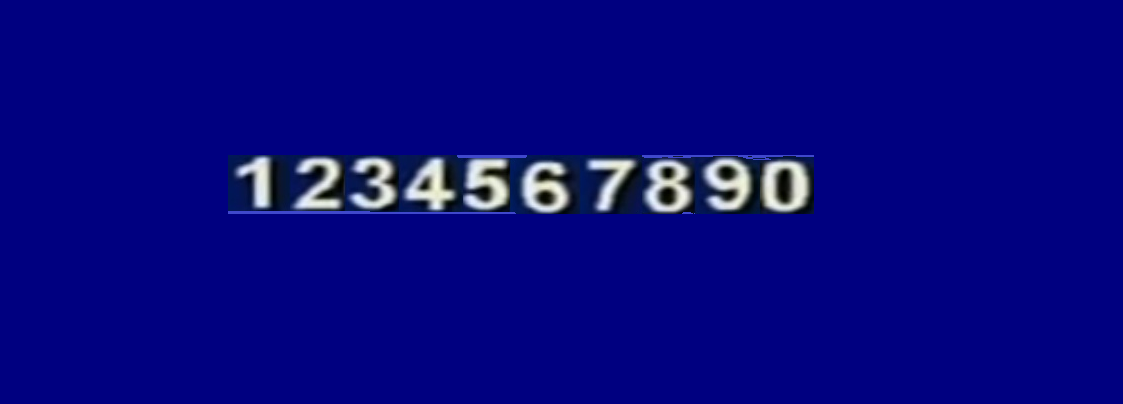
#> input picture images/brojevi2.png, 1123 x 404 px
$ jupyter execute --allow-errors projekat.ipynb   (shell and % lines are left out)   (Python 2 division)   (older library calls are emulated)
#> lines starting #> are read from the running program, lines starting #| are printed output that depends on the picture; after the words box and inside, x2 and y2 are one past the last pixel; in counts of white or black regions, pixels touching at a corner belong together
# Vežbe 2 - OCR (Optical character recognition)

Cilj ovih vežbi je implementacija osnovne verzije OCR-a i upoznavanje sa Keras okruženjem za rad sa neuronskim mrežama.

* Keras - Python biblioteka za laku implementaciju neuronski mreža (http://keras.io/)

### Tok aktivnosti implementacije OCR - a

Tok aktivnosti predstavlja korake koje je potrebno izvršiti prilikom implementacije OCR-a.

### Početak implementacije
Skup biblioteka sa prethodnih vežbi smo proširili Keras bibliotekom za rad sa neuronskim mrežama.

[cell 1]
#import potrebnih biblioteka
import cv2
import numpy as np
import matplotlib.pyplot as plt
import collections

# keras
from keras.models import Sequential
from keras.layers.core import Dense,Activation
from keras.optimizers import SGD

import matplotlib.pylab as pylab
pylab.rcParams['figure.figsize'] = 16, 12 # za prikaz većih slika i plotova, zakomentarisati ako nije potrebno

## Korak 1 - 3
Ovi koraci su detaljno objašnjeni na prethodnim vežbama, tako da neće biti dodatno objašnjavani

[cell 2]
def load_image(path):
    return cv2.cvtColor(cv2.imread(path), cv2.COLOR_BGR2RGB)
def image_gray(image):
    return cv2.cvtColor(image, cv2.COLOR_RGB2GRAY)
def image_bin(image_gs):
    height, width = image_gs.shape[0:2]
    image_binary = np.ndarray((height, width), dtype=np.uint8)
    ret,image_bin = cv2.threshold(image_gs, 127, 255, cv2.THRESH_BINARY)
    return image_bin
def invert(image):
    return 255-image
def display_image(image, color= False):
    if color:
        plt.imshow(image)
    else:
        plt.imshow(image, 'gray')
def dilate(image):
    kernel = np.ones((3,3)) # strukturni element 3x3 blok
    return cv2.dilate(image, kernel, iterations=1)
def erode(image):
    kernel = np.ones((3,3)) # strukturni element 3x3 blok
    return cv2.erode(image, kernel, iterations=1)

### Korak 4 -  izdvajanje regiona od interesa

U ovom koraku potrebno je izdvojiti samo regione(konture) od interesa. Potrebno je označiti regione od interesa na slici i napraviti listu slika od regiona koja će kasnije biti ulaz za neuronsku mrežu.

### TODO 1
Za potrebe TODO 1 implementirati funkciju za promenu veličine slike na 28 x 28. Ovo se radi kako bi svi regioni koje ćemo koristiti za neuronsku mrežu bili iste veličine. *(pomoć: pogledati OpenCV funkciju resize)*

[cell 3]
# TODO 1
def resize_region(region):
    '''Transformisati selektovani region na sliku dimenzija 28x28'''
    return cv2.resize(region,(28,28), interpolation = cv2.INTER_NEAREST)

# TODO 1 test
#> (the rest of this cell did not finish here and is left out)

todo_1_ref = (28,28)
todo_1_res = resize_region(todo_1_img).shape[0:2]
print 'TODO 1 test passed:', todo_1_res == todo_1_ref

### TODO 2
* Označiti regione od interesa na originalnoj slici.
* Za svaki region napraviti posebnu sliku dimenzija 28 x 28.
* Za označavanje regiona koristiti metodu cv2.boundingRect(contour).
* Kao povratnu vrednost vratiti originalnu sliku na kojoj su obeleženi regioni (koristiti OpenCV funkciju **rectangle**) i niz slika koje predstavljaju regione sortirane  po rastućoj vrednosti x ose

[cell 4]
# TODO 2
def select_roi(image_orig, image_bin):
    '''Oznaciti regione od interesa na originalnoj slici. (ROI = regions of interest)
        Za svaki region napraviti posebnu sliku dimenzija 28 x 28.
        Za označavanje regiona koristiti metodu cv2.boundingRect(contour).
        Kao povratnu vrednost vratiti originalnu sliku na kojoj su obeleženi regioni
        i niz slika koje predstavljaju regione sortirane po rastućoj vrednosti x ose
    '''
    img, contours, hierarchy = cv2.findContours(image_bin.copy(), cv2.RETR_LIST, cv2.CHAIN_APPROX_SIMPLE)
    sorted_regions = [] # lista sortiranih regiona po x osi (sa leva na desno)
    regions_dic = {}
    for contour in contours:
        x,y,w,h = cv2.boundingRect(contour) #koordinate i velicina granicnog pravougaonika
        area = cv2.contourArea(contour)
        if area > 100 and h < 100 and h > 15 and w > 20:
            # kopirati [y:y+h+1, x:x+w+1] sa binarne slike i smestiti u novu sliku
            # označiti region pravougaonikom na originalnoj slici (image_orig) sa rectangle funkcijom
            region = image_bin[y:y+h+1,x:x+w+1];
            regions_dic[x] = resize_region(region)
            cv2.rectangle(image_orig,(x,y),(x+w,y+h),(0,255,0),2)

    sorted_regions_dic = collections.OrderedDict(sorted(regions_dic.items()))
    sorted_regions = sorted_regions_dic.values()
    # sortirati sve regione po x osi (sa leva na desno) i smestiti u promenljivu sorted_regions
    return image_orig, sorted_regions

## Korak 5

Regioni od interesa su predstavljeni vektorom čiji su elementi matrice dimenzija 28x28. Elementi matrica su vrednosti 0 ili 255. Potrebno je skalirati vrednosti elemenata matrice na opseg od 0 do 1, kako bi se pogodio linearni deo sigmoid funkcije i smanjilo vreme obučavanja.
Nakon skaliranja matrice je potrebno transformisati u vektor od 784 elementa.

###TODO 3

Skalirati sve elemente matrice sa celobrojnog opsega [0, 255] na realni opseg [0, 1].

[cell 5]
# TODO 3
def scale_to_range(image): # skalira elemente slike na opseg od 0 do 1
    ''' Elementi matrice image su vrednosti 0 ili 255.
        Potrebno je skalirati sve elemente matrica na opseg od 0 do 1
    '''
    return image/255

# TODO 3 test
todo_3_matrix = np.array([[0, 255], [51, 153]], dtype='float')
#> todo_3_matrix = [[0, 255], [51, 153]]
todo_3_ref = np.array([[0., 1.], [0.2, 0.6]], dtype='float')
todo_3_res = scale_to_range(todo_3_matrix)
#> todo_3_res = [[0, 1], [0.2, 0.6]]
print 'TODO 3 test passed:', np.array_equal(todo_3_res, todo_3_ref)
#| TODO 3 test passed: True

###TODO 4

Region koji je zapravo slika (matrica) dimenzija 28x28 transformiati u vektor od 784 elementa.

[cell 6]
# TODO 4
def matrix_to_vector(image):
    '''Sliku koja je zapravo matrica 28x28 transformisati u vektor sa 784 elementa'''
    return image.flatten()

# TODO 4 test
todo_4_image = np.ndarray((28,28))
todo_4_ref = (784L,)
todo_4_res = matrix_to_vector(todo_4_image).shape
print 'TODO 4 test passed:', todo_4_res == todo_4_ref

###TODO 5

Svaki region pripremiti za ulaz na neuronsku mrežu: skaliranje elemenata na [0,1] i transformaciju u vektor.

[cell 7]
# TODO 5
def prepare_for_ann(regions):
    '''Regioni su matrice dimenzija 28x28 čiji su elementi vrednosti 0 ili 255.
        Potrebno je skalirati elemente regiona na [0,1] i transformisati ga u vektor od 784 elementa '''
    ready_for_ann = []
    for region in regions:
        # skalirati elemente regiona (metoda iz TODO 3 scale_to_range)
        # region sa skaliranim elementima pretvoriti u vektor (metoda iz TODO 4 matrix_to_vector)
        # vektor dodati u listu spremnih regiona
        scale = scale_to_range(region)
        ready_for_ann.append(matrix_to_vector(scale))

    return ready_for_ann

###TODO 6

Konvertovati alfabet u niz pogodan za obučavanje NM, odnosno niz čiji su svi elementi 0 osim elementa čiji je indeks jednak indeksu elementa iz alfabeta za koji formiramo niz.
Primer prvi element iz alfabeta [1,0,0,0,0,0,0,0,0,0], za drugi [0,1,0,0,0,0,0,0,0,0] itd..

[cell 8]
# TODO 6
def convert_output(alphabet):
    '''Konvertovati alfabet u niz pogodan za obučavanje NM,
        odnosno niz čiji su svi elementi 0 osim elementa čiji je
        indeks jednak indeksu elementa iz alfabeta za koji formiramo niz.
        Primer prvi element iz alfabeta [1,0,0,0,0,0,0,0,0,0],
        za drugi [0,1,0,0,0,0,0,0,0,0] itd..
    '''
    nn_outputs = []
    for index in range(len(alphabet)):
        output = np.zeros(len(alphabet))
        output[index] = 1
        nn_outputs.append(output)
    return np.array(nn_outputs)

# TODO 6 test
test_6_alphabet = [0, 1, 2]
test_6_ref = np.array([[1, 0, 0], [0, 1, 0], [0, 0, 1]], dtype='float')
test_6_res = convert_output(test_6_alphabet).astype('float')
print 'TODO 6 test passed:', np.array_equal(test_6_res, test_6_ref)

##Korak 6

### Neuronska mreža

Veštačka neuronska mreža se sastoji od 784 ulazna neurona, 128 neurona u skrivenom sloju i 10 neurona na izlazu. Zašto baš 784 neurona na ulazu i 10 neurona na izlazu? Regione smo transformisali prvo na matricu dimenzija 28x28,a zatim u vektor od 784 elementa. Što se tiče 10 neurona na izlazu, to je posledica broja znakova u alfabetu. U našem primeru alfabet (0,1,2,3,4,5,6,7,8,9) ima 10 elemenata pa nam je potrebno 10 neurona na izlazu.
Neuronska mreža je implementirana pomoću Keras biblioteke.

### Sigmoidalna aktivaciona funkcija
$ sigm(x) = \dfrac{1}{1 + e^{-x}} $

[cell 9]
def create_ann():
    '''Implementacija veštačke neuronske mreže sa 784 neurona na uloznom sloju,
        128 neurona u skrivenom sloju i 10 neurona na izlazu. Aktivaciona funkcija je sigmoid.
    '''
    ann = Sequential()
    ann.add(Dense(128, input_dim=784, activation='sigmoid'))
    ann.add(Dense(10, activation='sigmoid'))
    return ann

# [13 lines left out: function train_ann, not called in this run]

##Korak 7 - određivanje pobedničkog neurona

Određivanje pobedničkog neurona. Pobednički neuron je neuron čija je aktivaciona vrednost najveća. Npr. ako imamo dva neurona sa aktivacionim vrednostima 0.3 i 0.89, pobednik je drugi sa aktivacijom 0.89.

##TODO 7

Pronaći indeks neurona koji je najviše pobuđen.

[cell 10]
# TODO 7
def winner(output): # output je vektor sa izlaza neuronske mreze
    '''pronaći i vratiti indeks neurona koji je najviše pobuđen'''
    return max(enumerate(output), key=lambda x: x[1])[0]

# TODO 7 test
todo_7_output = [0., 0.2, 0.3, 0.95]
todo_7_ref = 3
todo_7_res = winner(todo_7_output)
print 'TODO 7 test passed:', todo_7_res == todo_7_ref

##Korak 8 - prikaz rezultata

Pikazati rezultat prepoznavanja neuronske mreže. Za svaki rezultat pronaći indeks pobedničkog  neurona koji ujedno predstavlja i indeks prepoznatog elementa u alfabetu. Dodati karakter iz alfabeta u result

[cell 11]
# [8 lines left out: function display_result, not called in this run]

## Start
Učitati sliku za obučavanje veštačke neuronske mreže. Transformisati sliku i binarni oblik i označiti regione od interesa (u ovom slučaju to su brojevi od 0 do 9).
Prikazati sliku sa označenim regionima od interesa.

[cell 12]
image_color = load_image('images/brojevi2.png')
#> call 2 of load_image, with path = 'images/brojevi2.png'
img = invert(image_bin(image_gray(image_color)))
#> in image_bin, `height, width = image_gs.shape[0:2]`: height = 404; width = 1123
#> in image_bin, `ret,image_bin = cv2.threshold(image_gs, 127, 255, cv2.THRESH_BINARY)`:
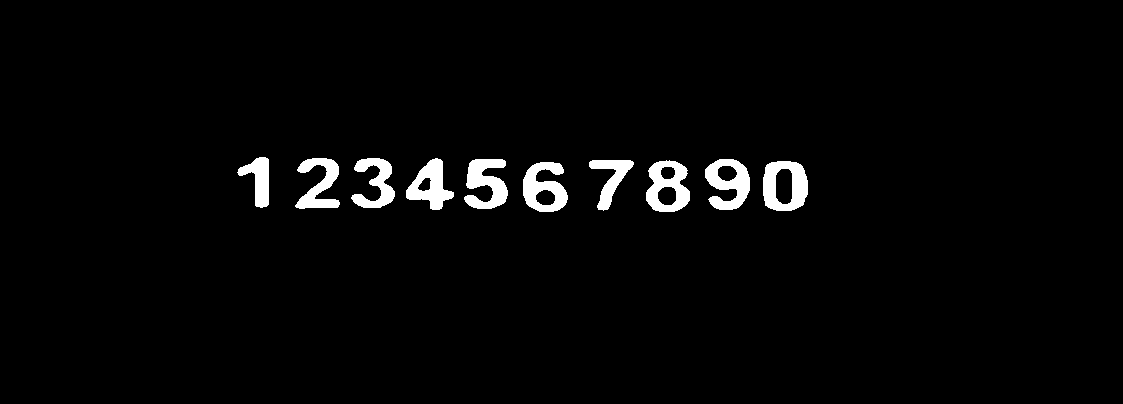
#> image_bin: shape (404, 1123); 2.7% white; 10 white regions, largest, box (x1, y1, x2, y2) and area: (763, 161, 808, 211) 1455, (646, 160, 690, 212) 1378, (464, 159, 508, 209) 1364
img_bin = erode(dilate(img))
#> in dilate, `return cv2.dilate(image, kernel, iterations=1)`:
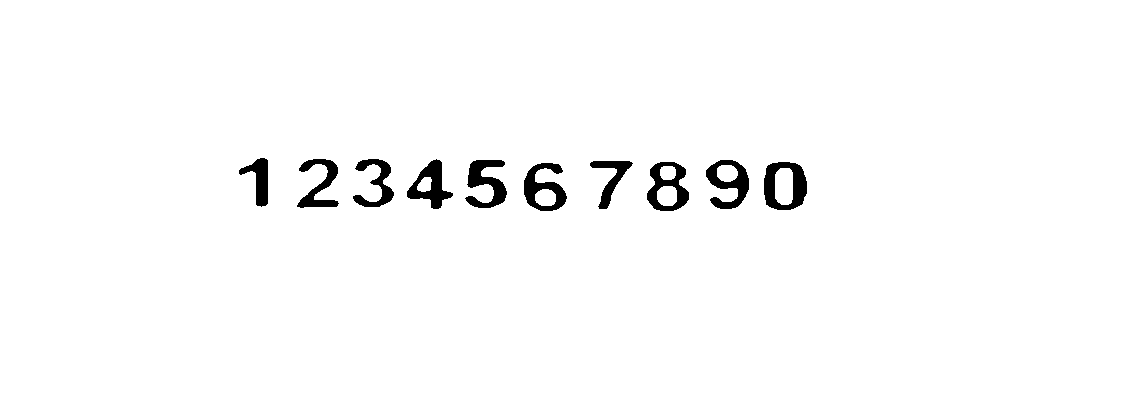
#> returned value: shape (404, 1123); 97.9% white; 10 black regions, largest, box (x1, y1, x2, y2) and area: (764, 162, 807, 210) 1163, (465, 160, 507, 208) 1056, (524, 163, 567, 211) 1032
#> in erode, `kernel = np.ones((3,3))`: kernel = [[1, 1, 1], [1, 1, 1], [1, 1, 1]]
#> in erode, `return cv2.erode(image, kernel, iterations=1)`: returned value: shape (404, 1123); 97.3% white; 10 black regions
selected_regions, numbers = select_roi(image_color.copy(), img)
#> in select_roi, `img, contours, hierarchy = cv2.findContours(image_bin.copy(), cv2.RETR..`: contours = 17 contours; largest, box (x1, y1, x2, y2) and area: (0, 0, 1123, 404) 452166, (762, 160, 809, 212) 2041, (645, 159, 691, 213) 1870, (522, 161, 569, 213) 1684, (704, 158, 751, 211) 1680
#> the loop in select_roi, `for contour in contours:` made 17 passes
#> (x, y, w, h, area) on passes 1 to 12: (536, 190, 19, 15, 202.5), (658, 187, 18, 18, 246.5), (418, 178, 13, 13, 94.5), (776, 169, 16, 35, 467), (661, 167, 14, 12, 123), (718, 166, 19, 15, 201), (522, 161, 47, 52, 1684), (762, 160, 47, 52, 2041), (645, 159, 46, 54, 1870.5), (588, 159, 47, 53, 996.5), (704, 158, 47, 53, 1680.5), (463, 158, 46, 52, 1484.5)
#> (contour, x, y, w, h, area) on pass 17: ([[0, 0], [0, 403], [1122, 403], [1122, 0]], 0, 0, 1123, 404, 452166)
#> after the loop in select_roi, `for contour in contours:`:
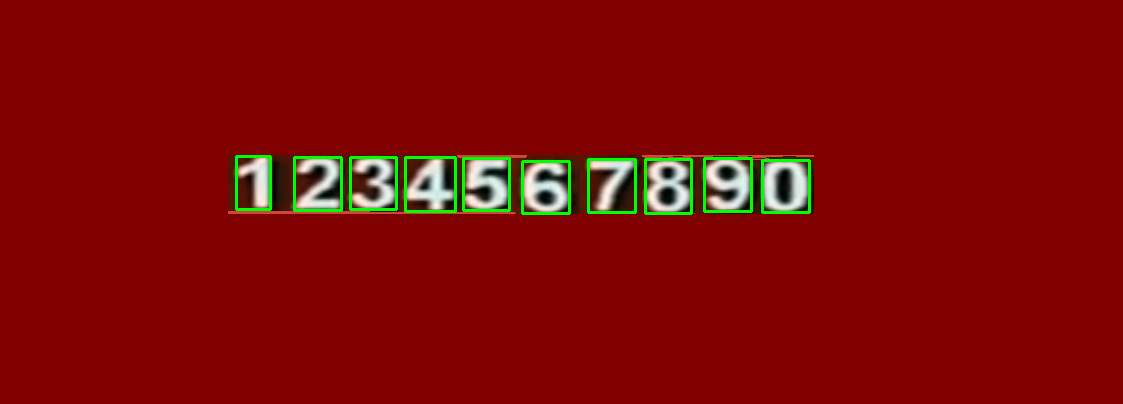
#> image_orig: shape (404, 1123, 3); mean of channels 0, 1, 2 6.3, 10.1, 126.4; drawn as B, G, R
#> after the loop in select_roi, `for contour in contours:`:
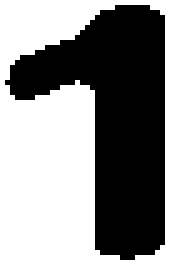
#> region: shape (54, 35) (shown 5 times larger); 55% white; 1 black region, box (x1, y1, x2, y2) and area: (1, 1, 33, 52) 851
#> after the loop in select_roi, `for contour in contours:`: regions_dic = 10 items
display_image(selected_regions)
display_image(img_bin)

[cell 13]
# insert alphabet here
alphabet = [1,2,3,4,5,6,7,8,9,0]

[cell 14]
inputs = prepare_for_ann(numbers)
#> inputs = 10 items
outputs = convert_output(alphabet)
#> (the rest of this cell did not finish here and is left out)

### Verifikacija i primer predikcije

Za verifikaciju obučenosti neuronske mreže ćemo uzeti drugi i treći ulazni vektor (brojevi 3 i 4 iz alfabeta).
Metoda **model.predict** kao ulazni parametar prima niz vektora dimenzija 784.
Rezultat **predict** metode je niz vektora dimenzije 10, koji sadrži koeficijente pobuđenosti.

#> (a cell that did not finish here is left out)

## TODO 8

Učitati sliku za testiranje rada OCR -a  'images/test.png'. Transformisati sliku u oblik pogodan za ulaz u neuronsku mrežu.
Prikazati rezultate predikcije kao i sliku sa označenim regionima od interesa.

PSEUDO KOD:
* učitati sliku 'images/test.png'
* pretvoriti sliku u binarnu i ako je potrebno invertovati je
* ako je potrebno primeniti eroziju i/ili diletaciju
* selektovati regione od značaja
* pripremiti podatke za ulaz na NM
* pozvati metodu **predict**, a kao parametar proslediti pripremljene podatke
* prikazati rezultate predikcije

[cell 16]
# TODO 8
test_color = load_image('images/slagalica8.png')
#> call 3 of load_image, with path = 'images/slagalica8.png'
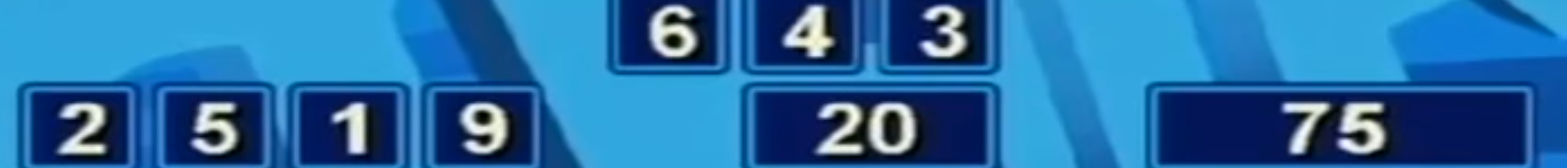
#> input picture images/slagalica8.png, 1567 x 168 px
test = invert(image_bin(image_gray(test_color)))
#> in image_gray (call 2), `return cv2.cvtColor(image, cv2.COLOR_RGB2GRAY)`:
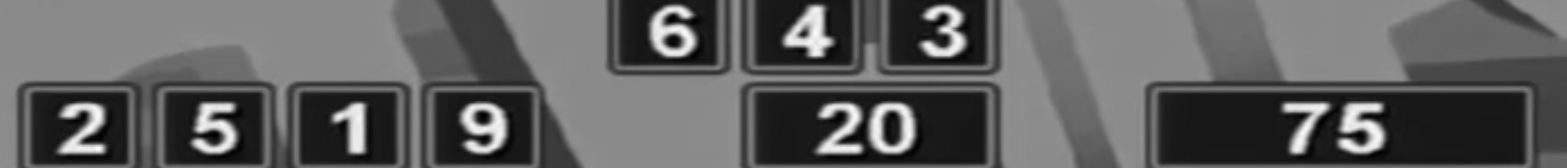
#> returned value: shape (168, 1567); min 0, max 251, mean 95.3
#> in image_bin (call 2), `height, width = image_gs.shape[0:2]`: height = 168; width = 1567
#> in image_bin (call 2), `ret,image_bin = cv2.threshold(image_gs, 127, 255, cv2.THRESH_BINARY)`:
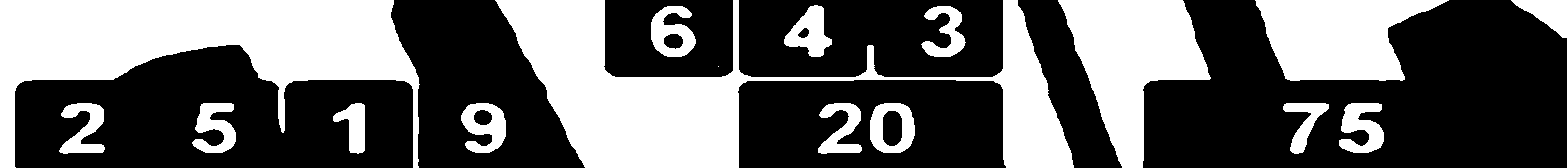
#> image_bin: shape (168, 1567); 38.8% white; 17 white regions (1 under 20 px), largest, box (x1, y1, x2, y2) and area: (495, 0, 1074, 168) 32195, (0, 0, 420, 168) 31040, (1058, 0, 1211, 168) 13351
#test_bin = erode(dilate(erode((dilate(dilate(erode(dilate(dilate(dilate(dilate(erode(erode(erode(dilate(test)))))))))))))))


display_image(test)

for i in range (1,50):
    test =erode(dilate(test))

for i in range (1,4):
    test=dilate(test)

for i in range (1,7):
    test=erode(test)
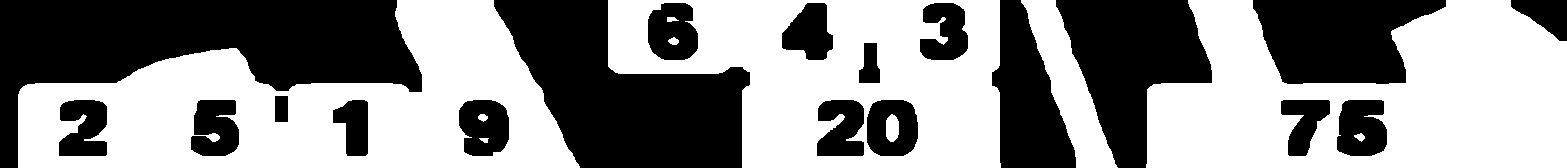
#> test: shape (168, 1567); 55.3% white; 19 black regions, largest, box (x1, y1, x2, y2) and area: (0, 0, 422, 168) 32466, (494, 0, 750, 168) 24953, (1056, 0, 1212, 168) 14814

for i in range (1,3):
    test=dilate(test)

for i in range (1,1):
    test=erode(test)


test_bin=test

selected_test, test_numbers = select_roi(test_color.copy(),test_bin)
#> in select_roi (call 2), `img, contours, hierarchy = cv2.findContours(image_bin.copy(), cv2.RETR..`: contours = 23 contours; largest, box (x1, y1, x2, y2) and area: (16, 0, 582, 168) 58810, (1144, 0, 1567, 168) 53604, (606, 0, 1003, 168) 53304, (1019, 0, 1120, 168) 6656, (868, 101, 917, 155) 2205
#> the loop in select_roi (call 2), `for contour in contours:` made 23 passes
#> (x, y, w, h, area) on passes 1 to 12: (477, 136, 14, 9, 90.5), (1352, 131, 15, 13, 133.5), (884, 112, 17, 32, 442.5), (476, 112, 14, 12, 124), (1338, 101, 48, 54, 2027), (1282, 101, 47, 54, 1244), (868, 101, 49, 54, 2205), (818, 101, 45, 54, 1587.5), (460, 101, 48, 54, 2026), (334, 101, 33, 54, 1140), (192, 101, 46, 54, 1705.5), (60, 101, 46, 54, 1618)
#> after the loop in select_roi (call 2), `for contour in contours:`:
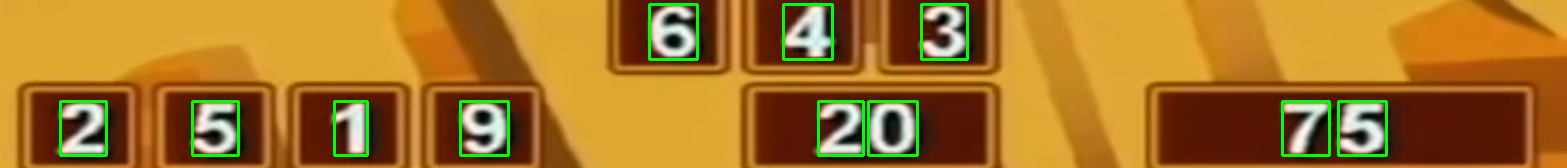
#> image_orig: shape (168, 1567, 3); mean of channels 0, 1, 2 38.2, 115.6, 164.7; drawn as B, G, R
#> after the loop in select_roi (call 2), `for contour in contours:`:
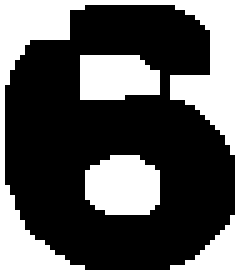
#> region: shape (56, 49) (shown 5 times larger); 38.9% white; 3 white regions, box (x1, y1, x2, y2) and area: (0, 0, 49, 56) 786, (17, 31, 32, 43) 153, (16, 11, 32, 20) 128
#> after the loop in select_roi (call 2), `for contour in contours:`: regions_dic = 11 items
display_image(selected_test)
test_inputs = prepare_for_ann(test_numbers)
#> test_inputs = 11 items
#> (the rest of this cell did not finish here and is left out)
